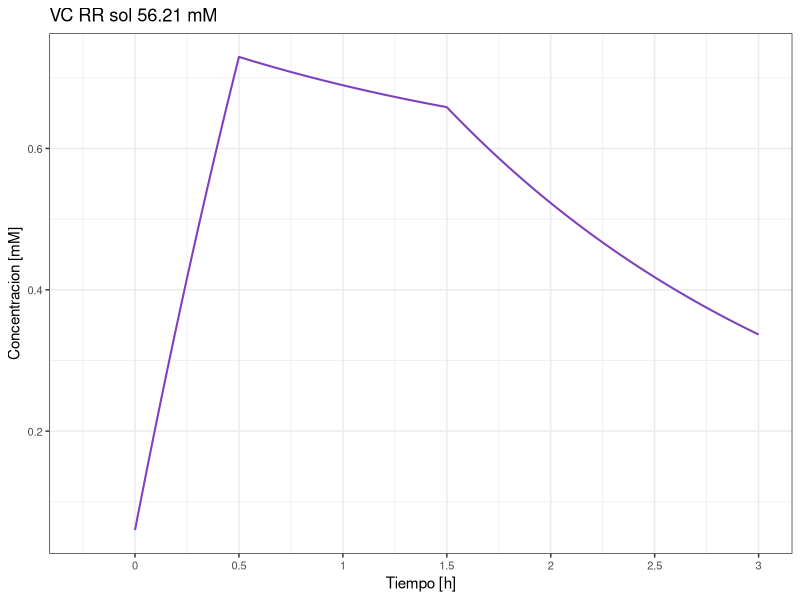
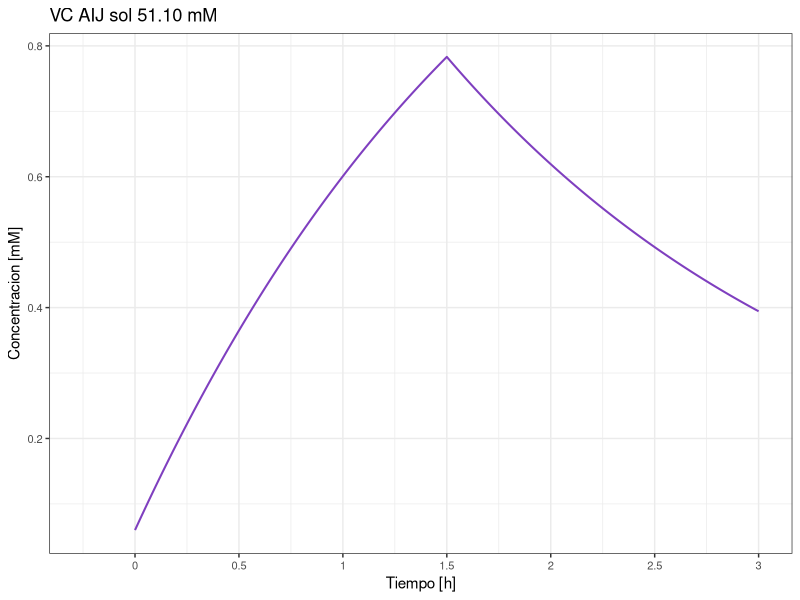
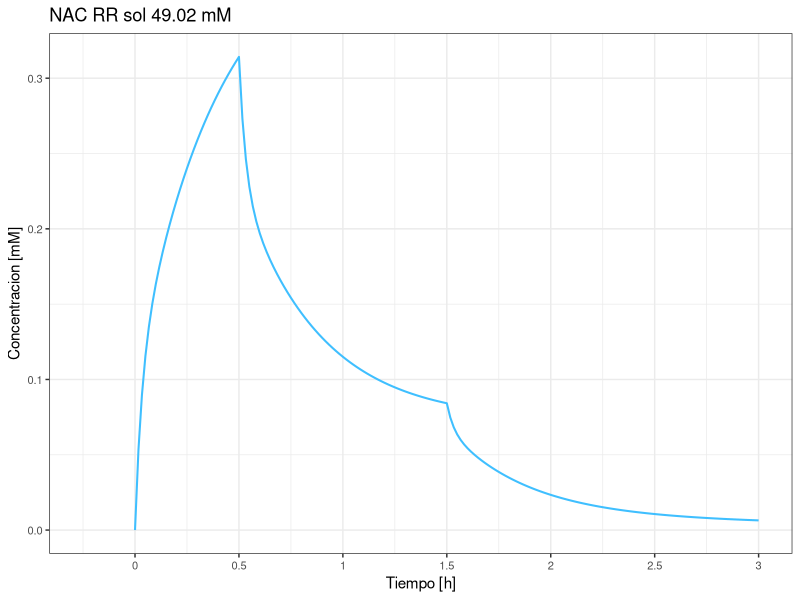
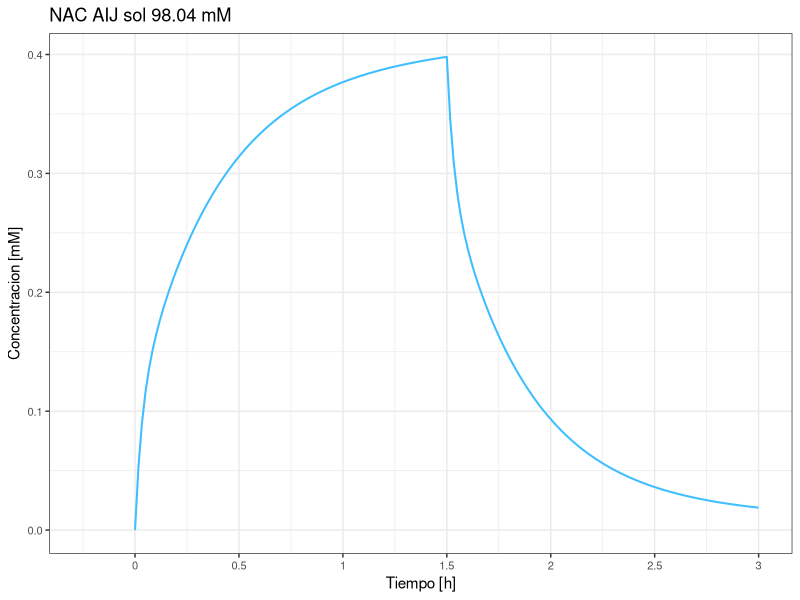
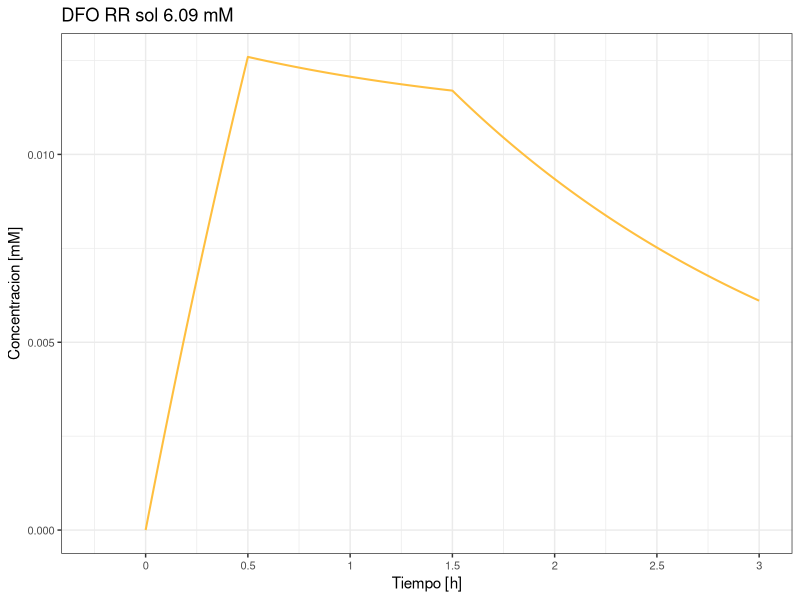
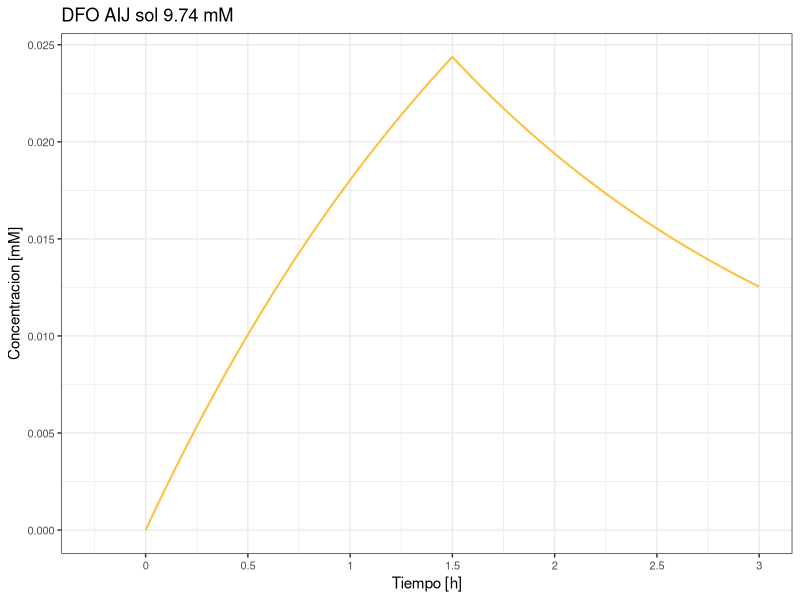
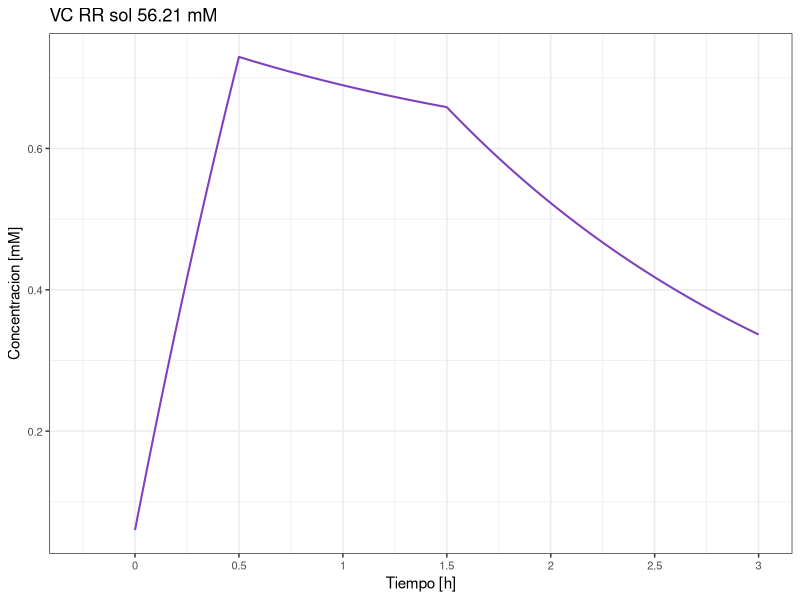
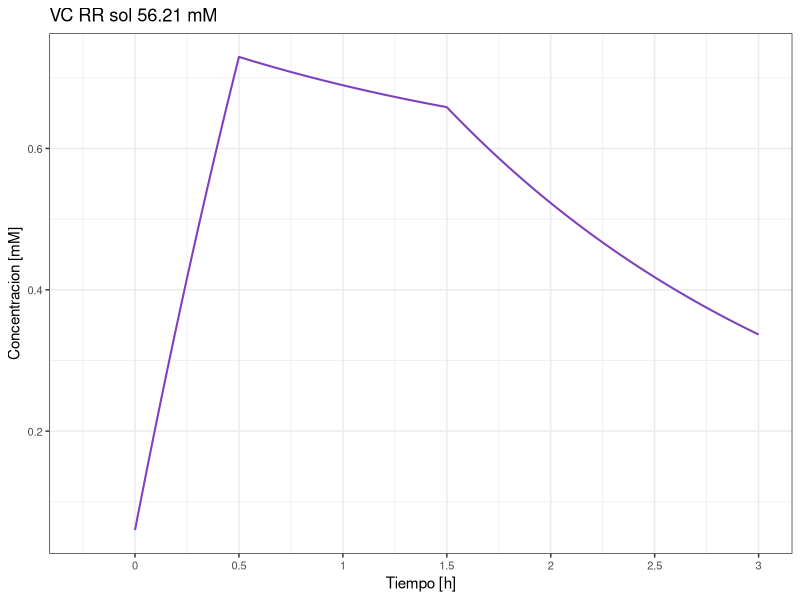

These charts were generated, in order, by the following R code:
install.packages("dplyr")
install.packages("ggplot2")
install.packages("forcats")
install.packages("svglite")

library(dplyr)
library(ggplot2)
library(forcats)
library(svglite)

# función para pasar minutos a horas
trans <- function(x){
  x <- x/60
  return(x)
}

# unidades de medida utilizadas para input
# Volumen: L
# Tiempo: h
# Cantidad de moléculas: mmol
# velocidad de infusión: mmol / h

# función para transformar velocidad de infusión de mg/min -> mmol/h
TransR <- function(InfusionMgMin, MM){

  R <- InfusionMgMin * 60 / MM 
  return(R)
}

# Argumentos de las funciones:
# tD: vector con tiempos en que termina la velocidad de infusión "n"
# R: vector con velocidades de infusión R1, R2,..., Rn
# Cph: concentración fisiológica. 0 por defecto
Simul1Comp <- function(V, CL, tD, R, Cph=0){
  

  tD0 <- c(0,tD) #adding tD instant 0 
  
  Tinf <- c(0) #infusion time
  pos0 <- 1
  time_tot <- tD [length(tD)]
  for(i in tD){
    Tinf [pos0] <- i - tD0[pos0]
    pos0 <- pos0 + 1
  }
  
  Ct <- tibble(Time=c(0:(time_tot*60)),
                Concentration=0) #defining output tibble in terms of time in [min] and concentration [mM]
  # Parameters definition
  k <- CL/V
  
  # Decay Summation terms calculation
  summation <- tibble(Time = c(0:(time_tot*60)))
  pos1 <- 1
  tD_aux <- tD [-length(tD)]
  for (i in tD_aux) {
    summation <- summation %>% 
      mutate(other=0)
    colnames(summation)[which(names(summation)=="other")] <- 
      paste("decay_D", pos1, sep = ".")
    t1 <- i*60
    t1 <- trunc(t1)
    intervalo_ti.tn <- summation$Time[t1+1]:summation$Time[length(summation$Time)]
    for (j in intervalo_ti.tn) {
      t <- j/60
      summation[j+1, pos1+1] <- R[pos1]/CL * (1 - exp(-k*Tinf[pos1])) * exp(-k*(t-i)) 
    }
    pos1 <- pos1 + 1
  }
  sigma <- summation %>%
    select(contains("decay_D")) %>%
    rowSums()
  summation <- summation %>%
    transmute(decay_accumulated=sigma) 
  
  # final curve
  pos2 <- 1
  for (i in tD) {              # intervals according to end time tD[i] of infusion R[i]
    aux <- (tD0[pos2]*60):(i*60)
    
    for (j in aux) {            # j = time [min] 
      t <- j/60              # t: time [h]
      taux <- tD0[pos2]      # taux: time since the end of previous infusion 
      
      Ct$Concentration [j+1] <- (R[pos2]/CL) * (1-exp(-k*(t-taux)))+
        summation$decay_accumulated[j+1] + Cph

    }
    pos2 <- pos2 + 1
  }
  return(Ct)
}

Simul2Comp <- function(V, V2, CL, Q, tD, R, Cph=0){
  
  tD0 <- c(0,tD) 
  
  Tinf <- c(0) 
  pos0 <- 1
  time_tot <- tD [length(tD)]
  for(i in tD){
    Tinf [pos0] <- i - tD0[pos0]
    pos0 <- pos0 + 1
  }
  
  Ct <- tibble(Time=c(0:(time_tot*60)),
                   Concentration=0)

  # Parameters definition
  terms <- (Q/V) + (Q/V2) + (CL/V)
  beta <- 0.5 * (terms - sqrt(terms^2 - 4*(Q/V2)*(CL/V)))
  alpha <- ((Q/V2)*(CL/V))/beta
  A <- (1/V) * (alpha - (Q/V2))/(alpha-beta)
  B <- (1/V) * ((beta - Q/V2)/(beta-alpha))
  
  summation <- tibble(Time = c(0:(time_tot*60)))
  pos1 <- 1
  tD_aux <- tD [-length(tD)]
  for (i in tD_aux) {
    summation <- summation %>% 
      mutate(other=0)

    colnames(summation)[which(names(summation)=="other")] <- 
      paste("decay_D", pos1, sep = ".")
    t1 <- i*60
    t1 <- trunc(t1)
    intervalo_ti.tn <- summation$Time[t1+1]:summation$Time[length(summation$Time)]
    for (j in intervalo_ti.tn) {
      t <- j/60
      summation[j+1, pos1+1] <- R[pos1] * (
        (A/alpha) * (1 - exp(-alpha*Tinf[pos1])) * exp(-alpha*(t-i)) + 
          (B/beta) * (1 - exp(-beta*Tinf[pos1])) * exp(-beta*(t-i)))
    }
    pos1 <- pos1 + 1
  }
  sigma <- summation %>%
    select(contains("decay_D")) %>%
    rowSums()
  summation <- summation %>%
    transmute(decay_accumulated=sigma) 
  
  pos2 <- 1
  for (i in tD) {
    aux <- (tD0[pos2]*60):(i*60)
    
    for (j in aux) {
      t <- j/60
      taux <- tD0[pos2]
      Ct$Concentration [j+1] <- R[pos2] * 
        ((A/alpha) * (1-exp(-alpha*(t-taux))) + 
           (B/beta) * (1-exp(-beta*(t-taux)))) +
        summation$decay_accumulated[j+1] +
        Cph
    }
    pos2 <- pos2 + 1
  }
  return(Ct)
}


Simul3Comp <- function(V1, V2, V3, CL, Q2, Q3, tD, R, Cph=0){
  
  tD0 <- c(0,tD)
  
  Tinf <- c(0)
  pos0 <- 1
  time_tot <- tD [length(tD)]
  for(i in tD){
    Tinf [pos0] <- i - tD0[pos0]
    pos0 <- pos0 + 1
  }
  
  Ct <- tibble(Time=c(0:(time_tot*60)),
                   Concentration=0)
  
  # Parameters definition
  a0 <- (CL*Q2*Q3)/(V1*V2*V3)
  a1 <- (CL*Q3)/(V1*V3) + (Q2*Q3)/(V2*V3) + (Q2*Q3)/(V2*V1) + 
    (CL*Q2)/(V1*V2) + (Q3*Q2)/(V3*V1)
  a2 <- CL/V1 + Q2/V1 + Q3/V1 + Q2/V2 + Q3/V3
  
  p <- a1 - (a2^2)/3
  q <- 2*(a2^3)/27 - a1*a2/3 + a0
  r1 <- sqrt(-(p^3)/27)
  r2 <- 2*r1^(1/3)
  phi <- acos(-q/(2*r1))/3

  alpha <- -(cos(phi)*r2 - a2/3)
  beta <- -(cos(phi + 2*pi/3)*r2 - a2/3)
  gamma <- -(cos(phi + 4*pi/3)*r2 - a2/3)
  

  A <- 1/V1 * (Q2/V2 - alpha)/(alpha-beta) * (Q3/V3 - alpha)/(alpha-gamma)
  B <- 1/V1 * (Q2/V2 - beta)/(beta-alpha) * (Q3/V3 - beta)/(beta-gamma)
  C <- 1/V1 * (Q2/V2 - gamma)/(gamma-beta) * (Q3/V3 - gamma)/(gamma-alpha)
  
  summation <- tibble(Time = c(0:(time_tot*60)))
  pos1 <- 1
  tD_aux <- tD [-length(tD)]
  for (i in tD_aux) {
    summation <- summation %>% 
      mutate(other=0)
    colnames(summation)[which(names(summation)=="other")] <- 
      paste("decay_D", pos1, sep = ".")
    t1 <- i*60
    t1 <- trunc(t1)
    intervalo_ti.tn <- summation$Time[t1+1]:summation$Time[length(summation$Time)]
    for (j in intervalo_ti.tn) {
      t <- j/60
      summation[j+1, pos1+1] <- R[pos1] * 
        ((A/alpha)*(1 - exp(-alpha*Tinf[pos1]))*exp(-alpha*(t-i))+
           (B/beta)*(1 - exp(-beta*Tinf[pos1]))*exp(-beta*(t-i))+
           (C/gamma)*(1 - exp(-gamma*Tinf[pos1]))*exp(-gamma*(t-i))) 
    }
    pos1 <- pos1 + 1
  }
  sigma <- summation %>%
    select(contains("decay_D")) %>%
    rowSums()
  summation <- summation %>%
    transmute(decay_accumulated=sigma) 
  
  pos2 <- 1
  for (i in tD) {
    aux <- (tD0[pos2]*60):(i*60)
    
    for (j in aux) {
      t <- j/60
      taux <- tD0[pos2]
      Ct$Concentration [j+1] <- R[pos2] * 
        ((A/alpha) * (1-exp(-alpha*(t-taux))) + 
           (B/beta) * (1-exp(-beta*(t-taux))) + 
           (C/gamma) * (1-exp(-gamma*(t-taux)))) +
        summation$decay_accumulated[j+1] + Cph
    }
    pos2 <- pos2 + 1
  }
  
  return(Ct)
}


# Parámetros farmacocinéticos utilizados:
(PKdata <- tibble(read.csv("PKdata.csv")))
# Nota: Los parámetros de los papers de referencia que se ajustan por peso son:
# - VC: solo volumen de distribución
# - NAC: volumen de distribución y clearance
# para estas simulaciones se utilizarán parámetros ajustados para persona de 70 kg


#infusiones fase 1

# calculo velocidades de infusión en mmol/h

TransRVol  <- function(tD, Infmlmin, ConcmM){
  num <- length(tD)
  R <- tibble (Tiempo_fin = c(1:num), Infusion_mmolh = c(1:num))
  length <- length(tD)
  pos0 <- 1
  for(i in tD){
    R$Tiempo_fin[pos0] <- i
    R$Infusion_mmolh[pos0] <- Infmlmin[pos0] * 60 * ConcmM / 1000
    pos0 <- pos0 + 1
  }

  return(R)
}

# Solución RR (6ml/min  por 30 minutos, luego 1 ml/min por 1 h)
"****AA_AA_AA_AA_AA_AA_AA_AA_AA_AA_AA_AA_AA_AA_AA_AA_AA_****"; 
(InfVcRr <- TransRVol(tD = c(0.5, 1.5, 3),
    Infmlmin = c(6,1,0),
    ConcmM = 56.21))
"****NAC_NAC_NAC_NAC_NAC_NAC_NAC_NAC_NAC_NAC_NAC_NAC_NAC_NAC_NAC_NAC_NAC_****"; 
(InfNacRr <- TransRVol(tD = c(0.5, 1.5, 3),
    Infmlmin = c(6,1,0),
    ConcmM = 49.02))
"****DFO_DFO_DFO_DFO_DFO_DFO_DFO_DFO_DFO_DFO_DFO_DFO_DFO_DFO_DFO_DFO_DFO_****"; 
(InfDfoRr <- TransRVol(tD = c(0.5, 1.5, 3),
    Infmlmin = c(6,1,0),
    ConcmM = 6.09))

# Solución AIJ (3ml/min por 1.5 h)
"****AA_AA_AA_AA_AA_AA_AA_AA_AA_AA_AA_AA_AA_AA_AA_AA_AA_****"; 
(InfVcAij <- TransRVol(tD = c(1.5, 3),
    Infmlmin = c(3,0),
    ConcmM = 51.10))
"****NAC_NAC_NAC_NAC_NAC_NAC_NAC_NAC_NAC_NAC_NAC_NAC_NAC_NAC_NAC_NAC_NAC_****"; 
(InfNacAij <- TransRVol(tD = c(1.5, 3),
    Infmlmin = c(3,0),
    ConcmM = 98.04))
"****DFO_DFO_DFO_DFO_DFO_DFO_DFO_DFO_DFO_DFO_DFO_DFO_DFO_DFO_DFO_DFO_DFO_****"; 
(InfDfoAij <- TransRVol(tD = c(1.5, 3),
    Infmlmin = c(3,0),
    ConcmM = 9.74))


#Vitamina C

VcRr <- Simul1Comp(PKdata$V1[1], PKdata$CL[1], 
          tD= c(0.5, 1.5, 3),
          R= c(20.2, 3.37, 0), 
          0.06)
VcAij <- Simul1Comp(PKdata$V1[1], PKdata$CL[1], 
          tD= c(0.5, 1.5, 3),
          R= c(9.20, 9.20, 0), 
          0.06)


ggplot()+
  geom_line(data = VcRr, aes(x=Time, y=Concentration),size = 0.7, col=rgb(127,	63,	191, maxColorValue = 255))+
  scale_x_continuous(breaks = seq(0,180,30), limits = c(-15, 180), labels = seq(0,3,0.5))+
  labs(title="VC RR sol 56.21 mM", x="Tiempo [h]", y="Concentracion [mM]")+
  theme_bw()+
  guides(title=NULL)+
  theme(legend.position = "bottom", legend.title = element_blank(), 
        legend.text = element_text(size=8),
        axis.text = element_text(size = 8))
ggsave("01 Graf RR  Vc.svg", width = 6, height = 6, units = c("cm"))
ggsave("01 Graf RR  Vc.png", width = 6, height = 6, units = c("cm"))

ggplot()+
  geom_line(data = VcAij, aes(x=Time, y=Concentration),size = 0.7, col=rgb(127,	63,	191, maxColorValue = 255))+
  scale_x_continuous(breaks = seq(0,180,30), limits = c(-15, 180), labels = seq(0,3,0.5))+
  labs(title="VC AIJ sol 51.10 mM", x="Tiempo [h]", y="Concentracion [mM]")+
  theme_bw()+
  guides(title=NULL)+
  theme(legend.position = "bottom", legend.title = element_blank(), 
        legend.text = element_text(size=8),
        axis.text = element_text(size = 8))
ggsave("01 Graf AIJ Vc.svg", width = 6, height = 6, units = c("cm"))
ggsave("01 Graf AIJ Vc.png", width = 6, height = 6, units = c("cm"))


#N-Acetilcisteina

NacRr <- Simul3Comp(PKdata$V1[2], PKdata$V2[2], PKdata$V3[2],
                    PKdata$CL[2], PKdata$Q[2],PKdata$Q3[2],
                    tD= c(0.5, 1.5, 3),
                    R= c(17.6, 2.94, 0))
NacAij <- Simul3Comp(PKdata$V1[2], PKdata$V2[2], PKdata$V3[2],
                    PKdata$CL[2], PKdata$Q[2],PKdata$Q3[2],
                    tD= c(0.5, 1.5, 3),
                    R= c(17.6, 17.6, 0))

ggplot()+
  geom_line(data=NacRr, aes(x=Time, y=Concentration), 
            size = 0.7, col=rgb(63,	191,	255, maxColorValue=255))+
  scale_x_continuous(breaks = seq(0,180,30), limits = c(-15, 180), labels = seq(0,3,0.5))+
  labs(title="NAC RR sol 49.02 mM", x="Tiempo [h]", y="Concentracion [mM]")+
  theme_bw()+
  guides(title=NULL,col = guide_legend(nrow = 4))+
  theme(legend.position = "bottom", legend.title = element_blank(), 
        legend.text = element_text(size = 8),
        axis.text = element_text(size = 8))
ggsave("01 Graf RR Nac.svg", width = 6, height = 6, units = c("cm"))
ggsave("01 Graf RR Nac.png", width = 6, height = 6, units = c("cm"))

ggplot()+
  geom_line(data=NacAij, aes(x=Time, y=Concentration), 
            size = 0.7, col=rgb(63,	191,	255, maxColorValue=255))+
  scale_x_continuous(breaks = seq(0,180,30), limits = c(-15, 180), labels = seq(0,3,0.5))+
  labs(title="NAC AIJ sol 98.04 mM", x="Tiempo [h]", y="Concentracion [mM]")+
  theme_bw()+
  guides(title=NULL,col = guide_legend(nrow = 4))+
  theme(legend.position = "bottom", legend.title = element_blank(), 
        legend.text = element_text(size = 8),
        axis.text = element_text(size = 8))
ggsave("01 Graf AIJ Nac.svg", width = 6, height = 6, units = c("cm"))
ggsave("01 Graf AIJ Nac.png", width = 6, height = 6, units = c("cm"))



# Deferoxamina
DfoRr <- Simul2Comp(V=PKdata$V1[3], V2=PKdata$V2[3], 
                  CL=PKdata$CL[3], Q=PKdata$Q[3],
                  tD=c(0.5, 1.5, 3), 
                  R=c(2.19, 0.365, 0))
DfoAij <- Simul2Comp(V=PKdata$V1[3], V2=PKdata$V2[3], 
                  CL=PKdata$CL[3], Q=PKdata$Q[3],
                  tD=c(0.5, 1.5, 3), 
                  R=c(1.75, 1.75, 0))

ggplot()+
  geom_line(data=DfoRr, aes(x=Time, y=Concentration), 
            size = 0.7, col=rgb(255,	191,	63, maxColorValue=255))+
  scale_x_continuous(breaks = seq(0,180,30), limits = c(-15, 180), labels = seq(0,3,0.5))+
  labs(title="DFO RR sol 6.09 mM", x="Tiempo [h]", y="Concentracion [mM]")+
  theme_bw()+
  guides(title=NULL,col = guide_legend(nrow = 4))+
  theme(legend.position = "bottom", legend.title = element_blank(), 
        legend.text = element_text(size = 8),
        axis.text = element_text(size = 8))
ggsave("01 Graf RR Dfo.svg", width = 6, height = 6, units = c("cm"))
ggsave("01 Graf RR Dfo.png", width = 6, height = 6, units = c("cm"))


ggplot()+
  geom_line(data=DfoAij, aes(x=Time, y=Concentration), 
            size = 0.7, col=rgb(255,	191,	63, maxColorValue=255))+
  scale_x_continuous(breaks = seq(0,180,30), limits = c(-15, 180), labels = seq(0,3,0.5))+
  labs(title="DFO AIJ sol 9.74 mM", x="Tiempo [h]", y="Concentracion [mM]")+
  theme_bw()+
  guides(title=NULL,col = guide_legend(nrow = 4))+
  theme(legend.position = "bottom", legend.title = element_blank(), 
        legend.text = element_text(size = 8),
        axis.text = element_text(size = 8))
ggsave("01 Graf AIJ Dfo.svg", width = 6, height = 6, units = c("cm"))
ggsave("01 Graf AIJ Dfo.png", width = 6, height = 6, units = c("cm"))
